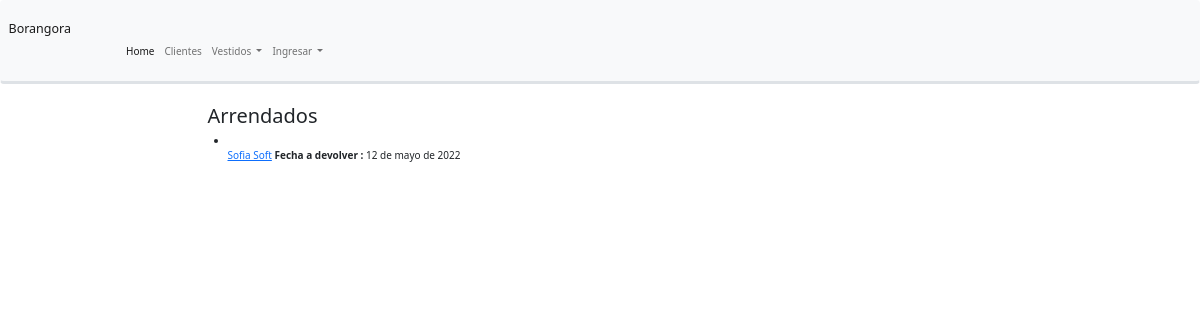
The page /home/arriendos/ on the database its author committed.
### catalogo/models.py (models this page shows, shortened)
class Cliente(models.Model):
    nombre = models.CharField(max_length=100)
    apellidos= models.CharField(max_length=100)
    rut =models.CharField(unique=True, max_length=11, help_text='Ingrese RUT sin puntos y con digito verificador', default="12875587-9")
    email = models.EmailField()
    telefono = models.CharField(max_length=10)
    def __str__(self):
        return '%s %s' % (self.nombre, self.apellidos)
    class Meta:
        ordering = ['apellidos']

class Arriendo(models.Model):
    sku = models.ForeignKey('Vestido', help_text="VERIFIQUE el status del sku que identifica a este vestido particular", on_delete=models.SET_NULL, null=True)
    cliente = models.ManyToManyField('Cliente', help_text="Seleccione el cliente que arrienda")
    fecha_inicio= models.DateField(null=True, blank=True , help_text="Fecha inicio del arriendo")
    fecha_a_devolver = models.DateField(null=True, blank=True , help_text="Fecha que debe devolver el vestido")
    fecha_que_devolvio = models.DateField(null=True, blank=True , help_text="Fecha que devolvió el vestido")
    creado= models.DateTimeField(auto_now_add=True)
    modificado= models.DateTimeField(auto_now=True)
    comentario = models.CharField(max_length=500, null=True,blank=True)
    LOAN_STATUS = (
        ('reservado', 'reservado'),
    )
    status = models.CharField(max_length=15, choices=LOAN_STATUS, blank=True, default='mantencion', help_text='Disponibilidad del vestido')
    """         Devuelve el URL a una instancia particular de Arriendo         """
    def get_absolute_url(self):
        return reverse('detalle-arriendos', args=[str(self.id)])
    def display_cliente(self):
        """"         Creates a string for the cliente. This is required to display cliente in Admin.        """
        return ', '.join([ cliente.apellidos for cliente in self.cliente.all()[:3] ])
    display_cliente.short_description = 'Apellidos'
    def display_cliente2(self):
        """"         Creates a string for the cliente. This is required to display cliente in Admin.        """
        return ', '.join([ cliente.nombre for cliente in self.cliente.all()[:3] ])
    display_cliente2.short_description = 'Nombre'
    class Meta:
        ordering = ['-fecha_inicio']

### catalogo/views.py (the view)
# urls.py: path('arriendos/', views.ArriendoListView.as_view(), name='arriendos'),
class ArriendoListView(generic.ListView):
    model = Arriendo
    paginate_by = 10

### catalogo/templates/catalogo/arriendo_list.html
{% extends "base_generic.html" %}
{% block content %}
    <h2>Arrendados</h2>
    {% if arriendo_list %}
    <ul>
      {% for arriendo in arriendo_list %}
      <li>
        <br>
        <a href="{{ arriendo.get_absolute_url }}"> {% for cliente in arriendo.cliente.all %} {{ cliente }}{% if not forloop.last %}, {% endif %}{% endfor %}</a> <strong>Fecha a devolver  :</strong> {{  arriendo.fecha_a_devolver }}
      </li>
      {% endfor %}
    </ul>
    {% else %}
      <p>No hay vestidos arrendados.</p>
    {% endif %}
{% endblock %}

### rows shown on the page
Arriendo: fecha_a_devolver "12 de mayo de 2022"
Cliente: nombre+apellidos "Sofia Soft"
